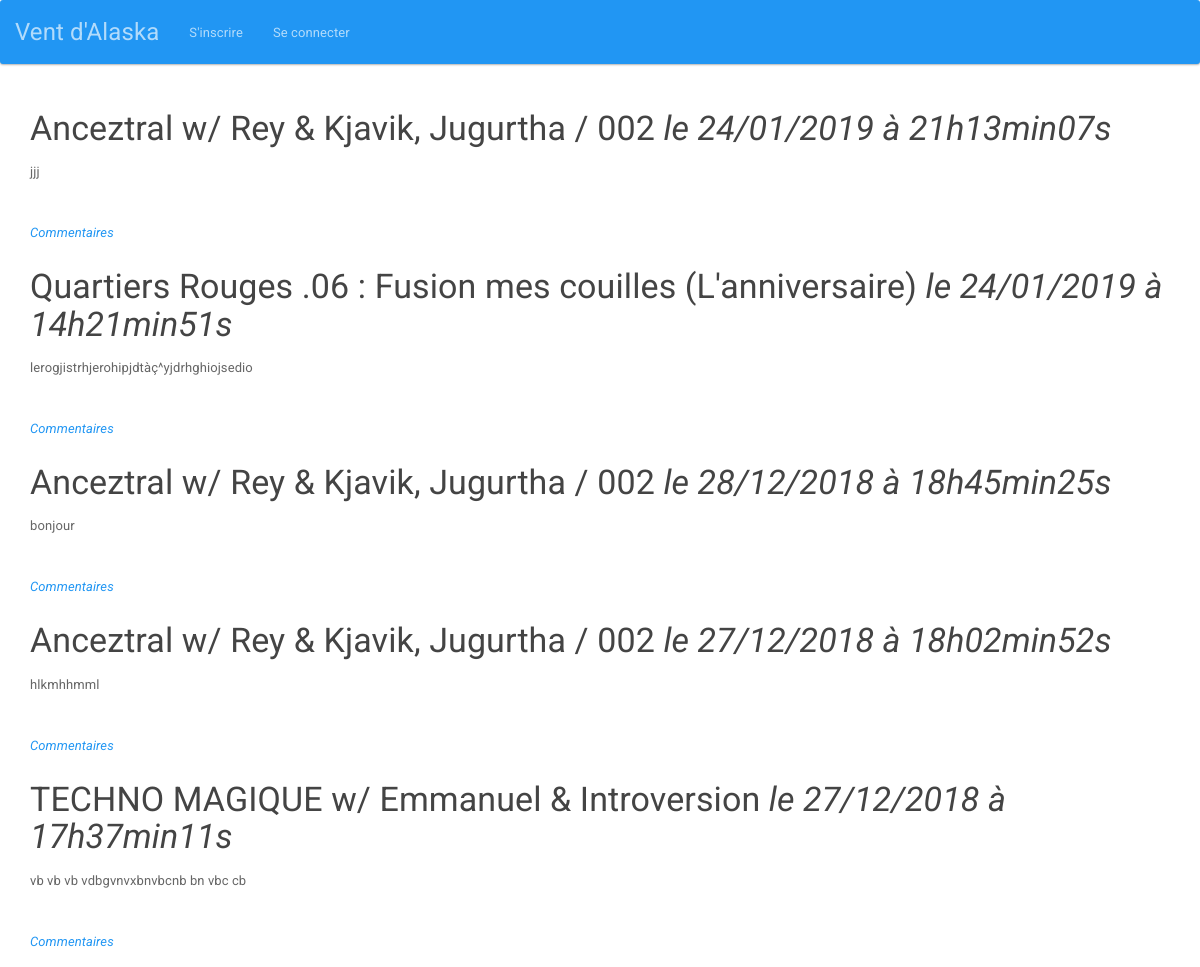
The page / on the database its author committed.
### tables this page shows
CREATE TABLE `news` (
  `id` int(11) NOT NULL,
  `title` text NOT NULL,
  `content` varchar(255) NOT NULL,
  `date_creation` datetime NOT NULL
);

### models/frontend.php (called while the page is built, shortened)
<?php
    function setBdd()
    {
        $_bdd = new PDO('mysql:dbname=test;host=localhost', 'root', 'root');
        $_bdd->setAttribute(PDO::ATTR_ERRMODE, PDO::ERRMODE_EXCEPTION);
        $_bdd->setAttribute(PDO::ATTR_DEFAULT_FETCH_MODE, PDO::FETCH_OBJ);
        return $_bdd;
    }
    function getPosts()
    {
        $_bdd = setBdd();
        $posts = $_bdd->query('SELECT id, title, content, DATE_FORMAT(date_creation, \'%d/%m/%Y à %Hh%imin%ss\') AS date_creation_fr FROM news ORDER BY date_creation DESC LIMIT 0, 5');
        return $posts;
    }

### controller/frontend/frontend.php (called while the page is built, shortened)
<?php
require './models/frontend.php';
function _listPosts()
{
    $posts = getPosts();
    require './views/frontend/listPostsView.php';
}

### views/frontend/listPostsView.php (the view, shortened to what this page needs)
<?php
while ($data = $posts->fetch()) {
    ?>
<div class="news">
    <h3>
        <?=htmlspecialchars($data->title);?>
        <em>le <?=$data->date_creation_fr;?></em>
    </h3>
    <p>
    <?=
    nl2br($data->content);
    ?>
    <br />
    <em><a href="index.php?action=post&amp;id=<?=$data->id?>">Commentaires</a></em>
    </p>
</div>
<?php
}
?>
<?php require 'template.php';?>

### public/css/main.css (style rules this page uses)
.news { margin-top: 10px; margin-bottom: 10px; }

### rows shown on the page
news: title "Anceztral w/ Rey & Kjavik, Jugurtha / 002", date_creation_fr "24/01/2019 à 21h13min07s", content "jjj"
news: title "Quartiers Rouges .06 : Fusion mes couilles (L'anniversaire)", date_creation_fr "24/01/2019 à 14h21min51s", content "lerogjistrhjerohipjdtàç^yjdrhghiojsedio"
news: title "Anceztral w/ Rey & Kjavik, Jugurtha / 002", date_creation_fr "28/12/2018 à 18h45min25s", content "bonjour"
news: title "Anceztral w/ Rey & Kjavik, Jugurtha / 002", date_creation_fr "27/12/2018 à 18h02min52s", content "hlkmhhmml"
news: title "TECHNO MAGIQUE w/ Emmanuel & Introversion", date_creation_fr "27/12/2018 à 17h37min11s", content "vb vb vb vdbgvnvxbnvbcnb bn vbc cb"
